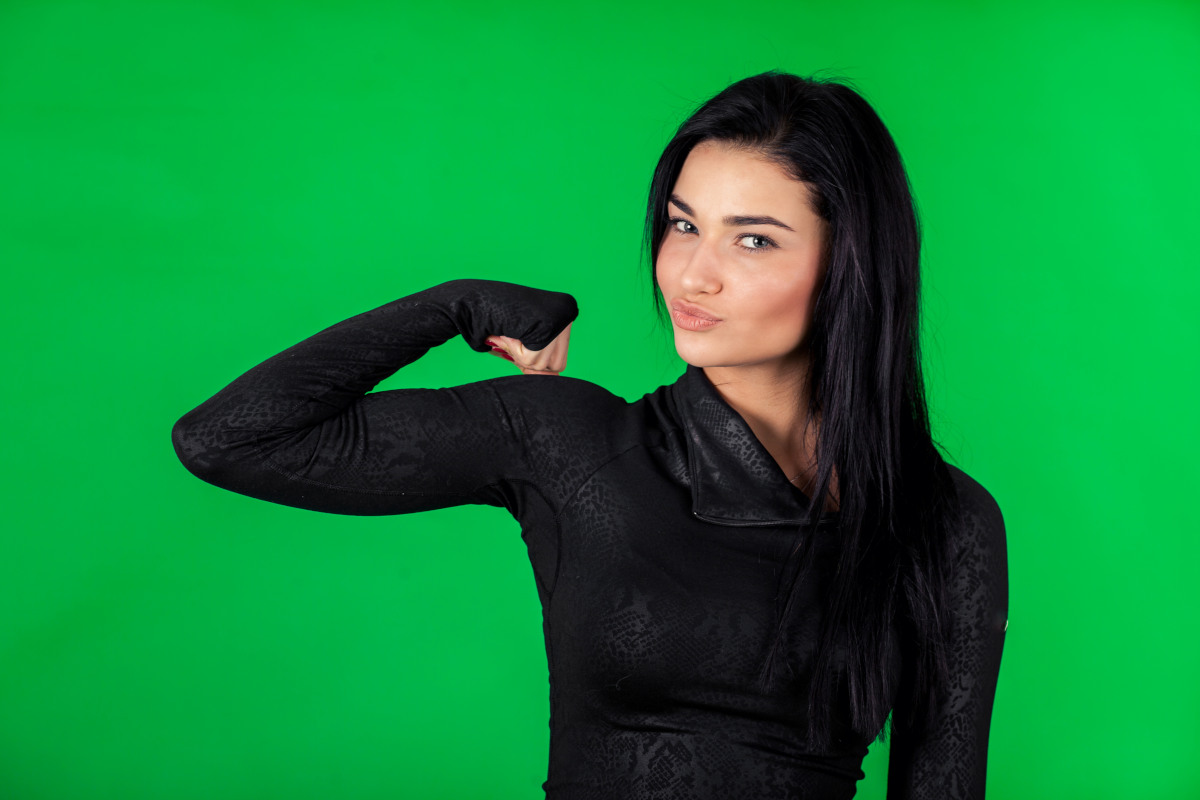
#> input picture images/chromakey.jpg, 1200 x 800 px
$ python color.py
#> lines starting #> are read from the running program, lines starting #| are printed output that depends on the picture; after the words box and inside, x2 and y2 are one past the last pixel; in counts of white or black regions, pixels touching at a corner belong together
import os
import logging

import cv2
import numpy as np
import skimage.exposure

from mpl_toolkits.mplot3d import Axes3D
from matplotlib import cm, colors
from matplotlib import pyplot as plt

logging.basicConfig(level=logging.INFO)
logger = logging.getLogger(__name__)


def read_image(image_path: str, results_dir: str) -> np.ndarray:
    """Reads an image from a path and returns a numpy array.

    Args:
        image_path (str): Path to the image.
        results_dir (str): Path to the results directory.

    Returns:
        np.ndarray: Numpy array with the image.
    """
#> called with image_path = 'scripts/images/chromakey.jpg', results_dir = 'results'
    os.makedirs(results_dir, exist_ok=True)

    with open(image_path, 'rb') as f:
        image_content = f.read()
    img = cv2.imdecode(
        np.frombuffer(image_content, np.uint8),
        cv2.IMREAD_UNCHANGED
    )
#> img is the input picture: shape (800, 1200, 3); mean B, G, R 56.4, 133.9, 13.8
#> call 2 of read_image, with image_path = 'scripts/images/paisagem01.jpg', results_dir = 'results'
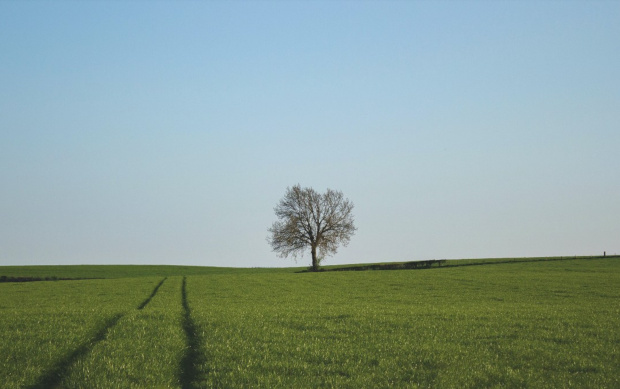
#> input picture images/paisagem01.jpg, 620 x 389 px
#> in read_image, img is the input picture: shape (389, 620, 3); mean B, G, R 153.1, 159.6, 138.4

    return img


# [109 lines left out: functions apply_rgb_segmentation, apply_hsv_segmentation, not called in this run]


def apply_chroma_key(img, background_img, results_dir):
#> called with results_dir = 'results'
    logger.info('Chroma key')
    hsv = cv2.cvtColor(img, cv2.COLOR_BGR2HSV)
#> hsv: shape (800, 1200, 3); mean H, S, V 81, 193.9, 137.3

    min_color = np.array([40, 80, 40], dtype=np.uint8)
    max_color = np.array([80, 255, 255], dtype=np.uint8)
    mask = cv2.inRange(hsv, min_color, max_color)
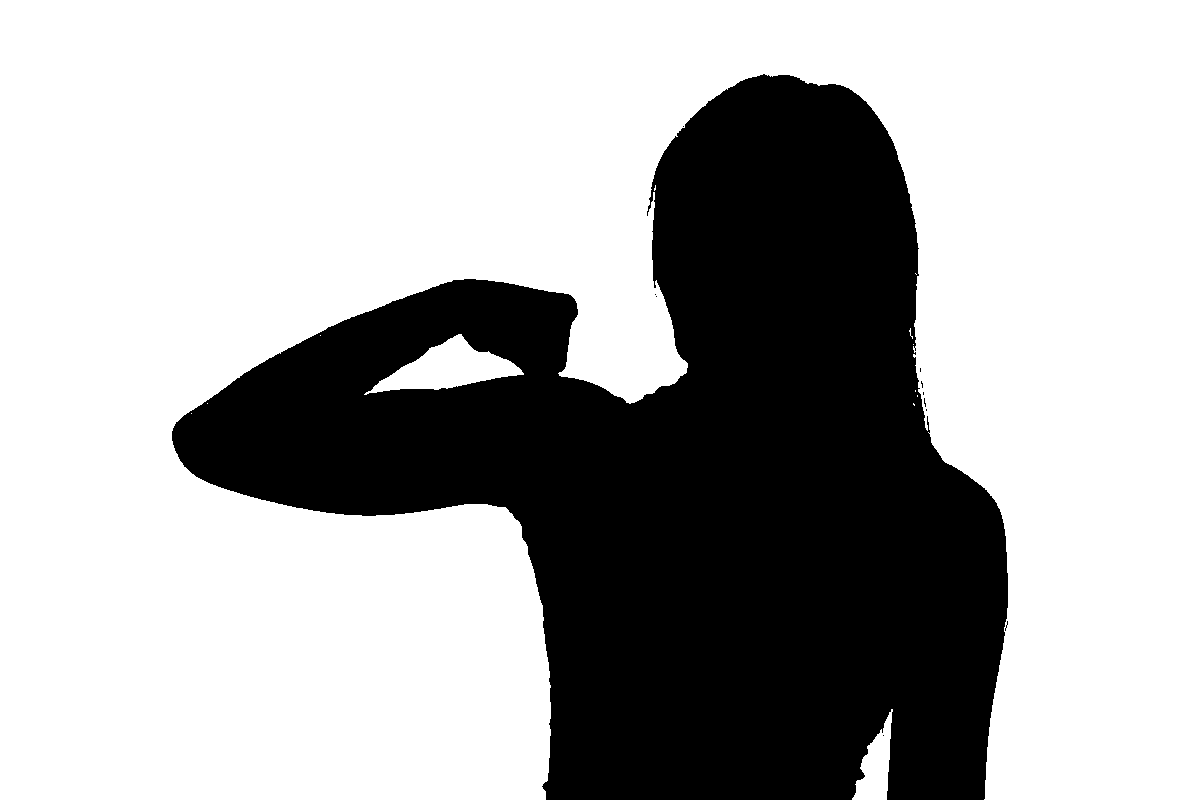
#> mask: shape (800, 1200); 67.2% white; 11 black regions (10 under 20 px), largest, box (x1, y1, x2, y2) and area: (172, 74, 1008, 800) 315037
    cv2.imwrite(os.path.join(results_dir, 'mask_chroma_key.png'), mask)

    mask = cv2.bitwise_not(mask)
    cv2.imwrite(os.path.join(results_dir, 'mask_inv_chroma_key.png'), mask)

    soft_mask = mask.copy()
    soft_mask = cv2.GaussianBlur(
        soft_mask,
        (0, 0),
        sigmaX=3,
        sigmaY=3,
        borderType=cv2.BORDER_DEFAULT
    )
    soft_mask = skimage.exposure.rescale_intensity(
        soft_mask,
        in_range=(150, 190),
        out_range=(0, 255)
    )
    cv2.imwrite(
        os.path.join(results_dir, 'soft_mask_chroma_key.png'),
        soft_mask
    )

    segment = cv2.bitwise_and(img, img, mask=mask)
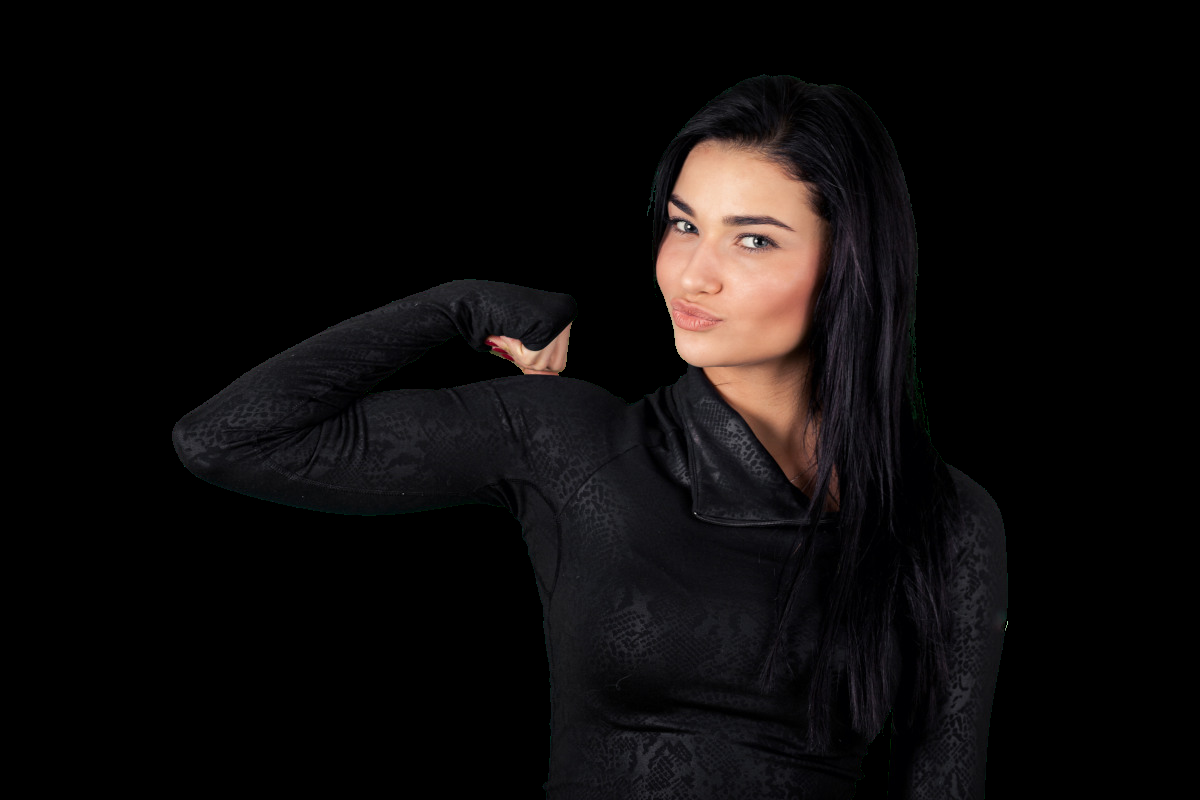
#> segment: shape (800, 1200, 3); mean B, G, R 11.2, 11.1, 13.5
    cv2.imwrite(os.path.join(results_dir, 'segment_chroma_key.png'), segment)

    result_img = img.copy()

    background = cv2.resize(background_img, (img.shape[1], img.shape[0]))
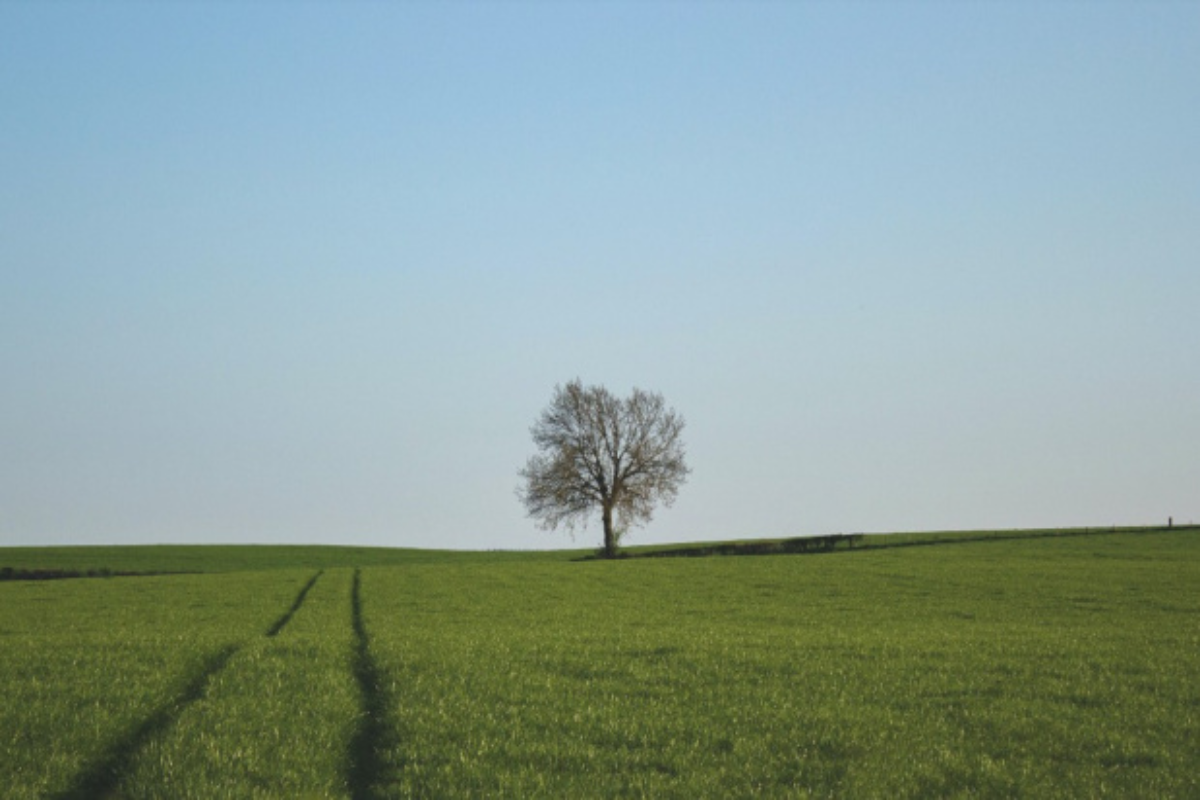
#> background: shape (800, 1200, 3); mean B, G, R 153, 159.5, 138.3
    cv2.imwrite(
        os.path.join(results_dir, 'background_chroma_key.png'),
        background
    )

    result_img[soft_mask == 0] = background[soft_mask == 0]
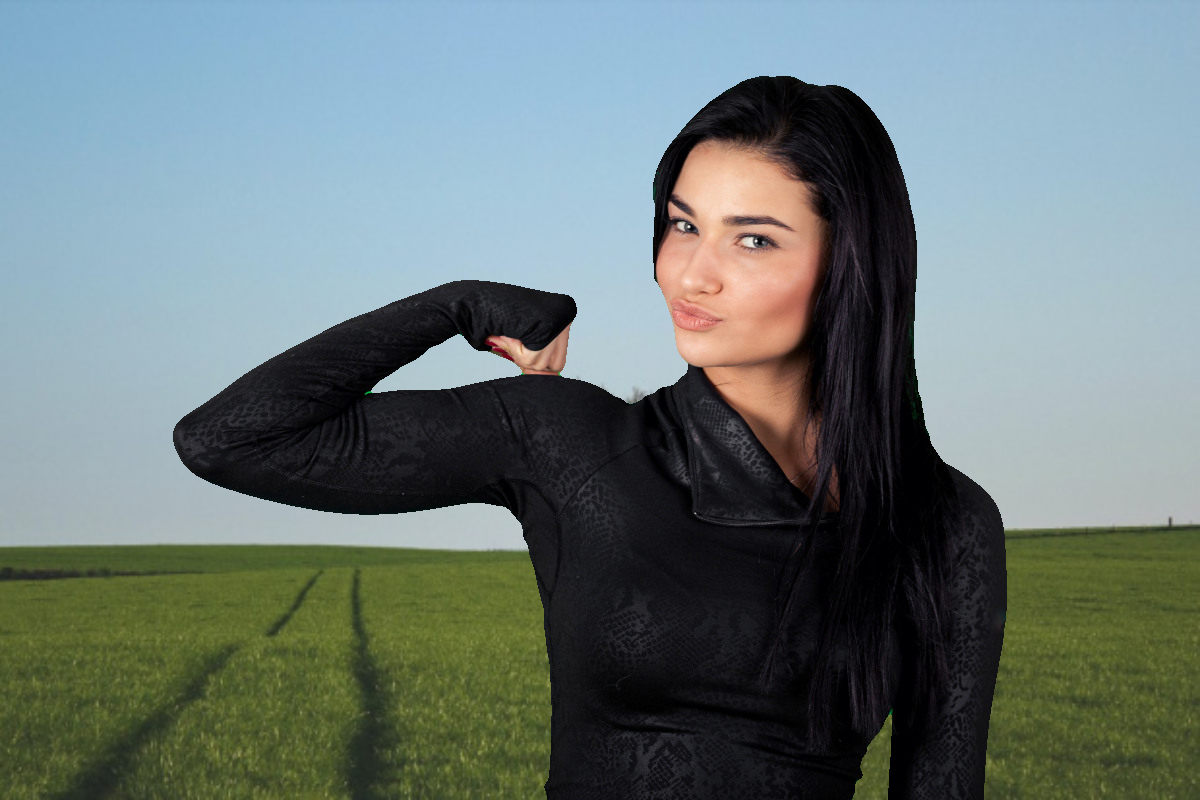
#> result_img: shape (800, 1200, 3); mean B, G, R 117.6, 119.3, 105.8
    cv2.imwrite(os.path.join(results_dir, 'result_chroma_key.png'), result_img)

    return result_img


if __name__ == '__main__':
    results_dir = 'results'
    image_path = os.path.abspath(os.path.join('images', 'chromakey.jpg'))
    logger.info(f'Reading image from {image_path}')
    img = read_image(image_path, results_dir)
    background_img = read_image(
        os.path.abspath(os.path.join('images', 'paisagem01.jpg')),
        results_dir
    )

    logger.info('Segmenting image by color')
    # hsv_segmentation = apply_hsv_segmentation(img, results_dir)
    # rgb_segmentation = apply_rgb_segmentation(img, results_dir)

    logger.info('Applying chroma key effect')
    chroma_key = apply_chroma_key(img, background_img, results_dir)
